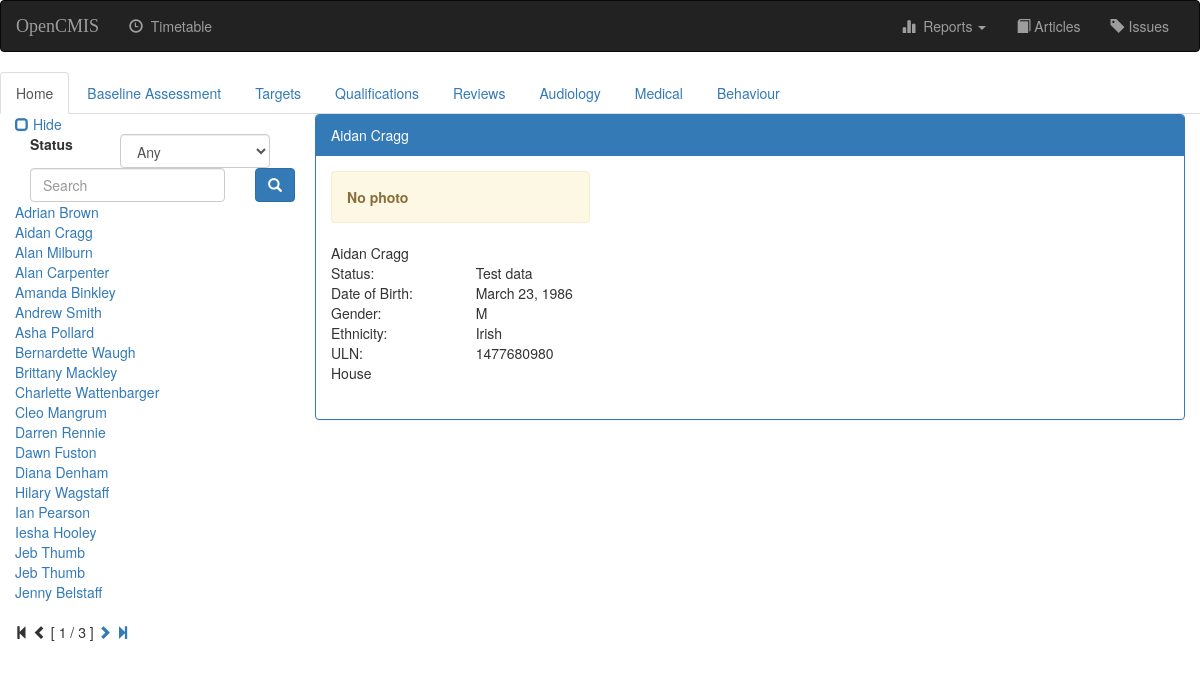
The page /opencmis/student/9/ on the database its author committed.
### opencmis/models.py (models this page shows, shortened)
class Student(models.Model):
    status = models.ForeignKey('Status', blank=False)
    title = models.ForeignKey('Title', blank=True)
    first_name = models.CharField(max_length=50, blank=False)
    last_name = models.CharField(max_length=30, blank=False)
    gender_choices = (('M', 'Male'), ('F', 'Female'))
    gender = models.CharField(max_length=1, choices=gender_choices, default='M')
    ethnicity = models.ForeignKey('Ethnicity', blank=True, null=True, on_delete=models.SET_NULL)
    date_of_birth = models.DateField(blank=False)
    ULN = models.CharField(max_length=10, blank=True)
    house = models.CharField(max_length=50, blank=True)
    road = models.CharField(max_length=50, blank=True)
    area = models.CharField(max_length=50, blank=True)
    town = models.CharField(max_length=50, blank=True)
    post_code = models.CharField(max_length=12, blank=True)
    photo = models.FileField(blank=True)
    def __str__(self):
        return '%s %s' % (self.first_name, self.last_name)
    class Meta:
        permissions = (
            ("view_student", "Can see students"),
        )

class Status(models.Model):
    status = models.CharField(max_length=30)
    class Meta:
        verbose_name_plural = 'Status'
    def __str__(self):
        return self.status

class Ethnicity(models.Model):
    value = models.CharField(max_length=30)
    def __str__(self):
        return self.value
    class Meta:
        verbose_name_plural = 'Ethnicity'

### opencmis/views.py (the view)
class DetailView(DetailView):
    model = Student
    permission_required = 'opencmis.view_student'
    template_name = 'opencmis/detail.html'
    def get_context_data(self, **kwargs):
        context = super(DetailView, self).get_context_data(**kwargs)
        context['index'] = index_context(self.request)
        return context

### opencmis/templates/opencmis/detail.html (shortened to what this page needs)
{% extends 'opencmis/student-base.html' %}
{% block home-active %}active{% endblock %}
{% block student-body %}
    <div class="row">
        <div class="col-md-4">
            {% if student.photo %}
            <img src="{{student.photo.url }}" class="img-responsive">
            {% else %}
            <div class="alert alert-warning" role="alert">
                <strong>No photo</strong>
            </div>
            {% endif %}
        </div>
        <div class="col-md-8"></div>
    </div>
    <div class="row">
        <div class="col-md-2">
            {{student.first_name}}&nbsp;{{student.last_name}}
        </div>
    </div>
    <div class="row">
        <div class="col-md-2">Status:</div>
        <div class="col-md-10">{{student.status.status}}</div>
    </div>
    <div class="row">
        <div class="col-md-2">Date of Birth:</div>
        <div class="col-md-10">{{student.date_of_birth}}</div>
    </div>
    <div class="row">
        <div class="col-md-2">Gender:</div>
        <div class="col-md-10">{{student.gender}}</div>
    </div>
    <div class="row">
        <div class="col-md-2">Ethnicity:</div>
        <div class="col-md-10">{{student.ethnicity}}</div>
    </div>
    <div class="row">
        <div class="col-md-2">ULN:</div>
        <div class="col-md-10">{{student.ULN}}</div>
    </div>
    <div class="row">
        <div class="col-md-2">House</div>
        <div class="col-md-10">{{student.house}}</div>
    </div>
    <div class="row">
        <div class="col-md-12">&nbsp;</div>
    </div>
    <div class="row">
        <div class="col-md-12">
        </div>
    </div>
{% endblock %}

### opencmis/templates/opencmis/student-base.html (shortened to what this page needs)
{% extends 'opencmis/base.html' %}
{% block submenu %}
{% if student != 'Nobody' %}
<ul class="nav nav-tabs">
    <li class="{% block home-active %}{% endblock %}"><a href="{% url 'opencmis:student-detail' student.id %}">Home</a></li>
    <li class="{% block baseline-active %}{% endblock %}"><a href="{% url 'opencmis:baseline' student.id %}">Baseline Assessment</a></li>
    <li class="{% block target-active %}{% endblock %}"><a href="#">Targets</a></li>
    <li class="{% block qualification-active %}{% endblock %}"><a href="{% url 'opencmis:student-qualification' student.id %}">Qualifications</a></li>
    <li class="{% block review-active %}{% endblock %}"><a href="#">Reviews</a></li>
    <li class="{% block audiology-active %}{% endblock %}"><a href="#">Audiology</a></li>
    <li class="{% block medical-active %}{% endblock %}"><a href="#">Medical</a></li>
    <li class="{% block behaviour-active %}{% endblock %}"><a href="{% url 'opencmis:behaviour-index' student.id %}">Behaviour</a></li>
</ul>
{% endif %}
{% endblock %}
{% block body %}
<div class="panel panel-primary">
    <div class="panel-heading">{{student}}</div>
    <div class="panel-body">
        {% block student-body %}
        {% endblock %}
    </div>
</div>
{% endblock %}
{% block index %}
    <form id="searchform" action="" method="get" accept-charset="utf-8">
        <fieldset>
            <div class="form-group">
                <label class="col-xs-4 col-form-label" for="filter">Status</label>
                <div class="col-xs-8">
                    <select class="form-control" id = "filter" name="filter">
                        <option value="any">Any</option>
                    </select>
                </div>
                <div class="col-xs-10">
                    <input class="form-control" id="searchbox" name="q" type="text" placeholder="Search">
                </div>
                <div class="col-xs-2">
                    <button class="btn btn-primary" type="submit">
                        <span class="glyphicon glyphicon-search" aria-hidden="true"></span>
                    </button>
                </div>
            </div>
        </fieldset>
    </form>
    {% for i in index.index %}
    <a href="{% url 'opencmis:student-detail' i.id %}">{{i}}</a><br>
    {% empty %}
    <li>No people returned.</li>
    {% endfor %}
    {% if index.index.paginator.num_pages != 1 %}
    <div class="pagination">
        <span class="step-links">
            {% if index.index.has_previous %}
                <a href="?page=1">
                    <span class="glyphicon glyphicon-step-backward" aria-hidden="true"></span>
                </a>
                <a href="?page={{ index.index.previous_page_number }}">
                    <span class="glyphicon glyphicon-chevron-left" aria-hidden="true"></span>
                </a>
            {% else %}
                <span class="glyphicon glyphicon-step-backward" aria-hidden="true"></span>
                <span class="glyphicon glyphicon-chevron-left" aria-hidden="true"></span>
            {% endif %}
            <span class="current">
                [ {{ index.index.number }} / {{ index.index.paginator.num_pages }} ]
            </span>
            {% if index.index.has_next %}
                <a href="?page={{ index.index.next_page_number }}">
                    <span class="glyphicon glyphicon-chevron-right" aria-hidden="true"></span>
                </a>
                <a href="?page={{ index.index.paginator.num_pages }}">
                    <span class="glyphicon glyphicon-step-forward" aria-hidden="true"></span>
                </a>
            {% else %}
                <span class="glyphicon glyphicon-chevron-right" aria-hidden="true"></span>
                <span class="glyphicon glyphicon-step-forward" aria-hidden="true"></span>
            {% endif %}
        </span>
    </div>
    {% endif %}
{% endblock %}

### rows shown on the page
Student: first_name+last_name "Adrian Brown"
Student: first_name+last_name "Aidan Cragg", first_name "Aidan", last_name "Cragg", status.status "Test data", date_of_birth "March 23, 1986", gender "M", ethnicity "Irish", ULN "1477680980"
Student: first_name+last_name "Alan Milburn"
Student: first_name+last_name "Alan Carpenter"
Student: first_name+last_name "Amanda Binkley"
Student: first_name+last_name "Andrew Smith"
Student: first_name+last_name "Asha Pollard"
Student: first_name+last_name "Bernardette Waugh"
Student: first_name+last_name "Brittany Mackley"
Student: first_name+last_name "Charlette Wattenbarger"
Student: first_name+last_name "Cleo Mangrum"
Student: first_name+last_name "Darren Rennie"
Student: first_name+last_name "Dawn Fuston"
Student: first_name+last_name "Diana Denham"
Student: first_name+last_name "Hilary Wagstaff"
Student: first_name+last_name "Ian Pearson"
Student: first_name+last_name "Iesha Hooley"
Student: first_name+last_name "Jeb Thumb"
Student: first_name+last_name "Jeb Thumb"
Student: first_name+last_name "Jenny Belstaff"

### other values the page prints
{{ index.index.number }} "1"
{{ index.index.paginator.num_pages }} "3"
